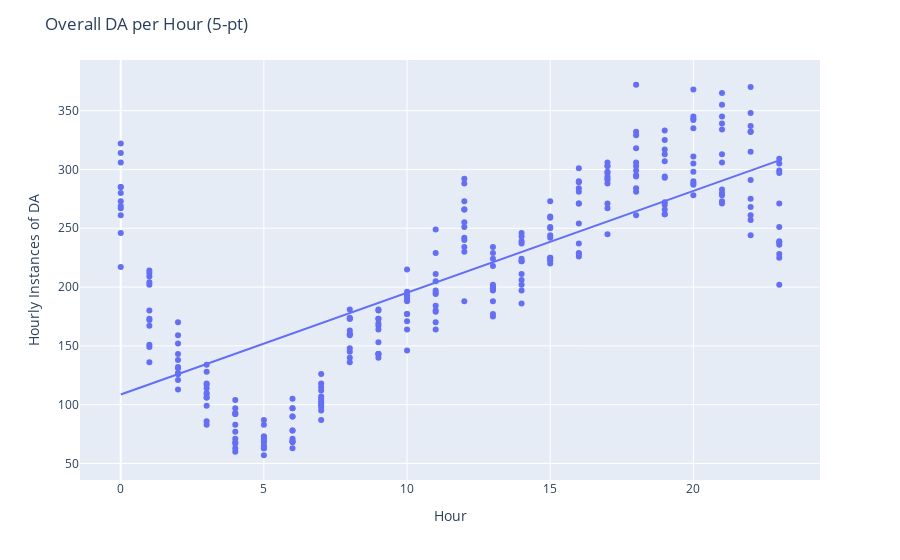

The code cell stored with this chart in its notebook:
### Code cell
overall_hourly_fig = px.scatter(df,
    x='Hour',
    y='Frequency',
    # color='Month',  
    # symbol='Month',
    trendline='ols',
    # trendline_options=dict(window=5)
)

overall_hourly_fig.update_layout(
    yaxis_title='Hourly Instances of DA',
    title_text='Overall DA per Hour (5-pt)'
)

overall_hourly_fig.show()
overall_hourly_fig.write_image('../Visuals/DA_Overall_by_Hour.png', engine='kaleido')

### Figure 1 — Plotly figure (JSON) as saved in the notebook; plotly's stock layout.template omitted (floating-point values rounded to 4 significant figures; data arrays with more than 128 entries replaced by an {"elided": "..."} marker saying what was removed)
{"data": [{"hovertemplate": "Hour=%{x}<br>Frequency=%{y}<extra></extra>", "legendgroup": "", "marker": {"color": "#636efa", "symbol": "circle"}, "mode": "markers", "name": "", "orientation": "v", "showlegend": false, "type": "scatter", "x": {"elided": "288 int values"}, "xaxis": "x", "y": {"elided": "288 int values"}, "yaxis": "y"}, {"hovertemplate": "<b>OLS trendline</b><br>Frequency = 8.65467 * Hour + 108.627<br>R<sup>2</sup>=0.526733<br><br>Hour=%{x}<br>Frequency=%{y} <b>(trend)</b><extra></extra>", "legendgroup": "", "marker": {"color": "#636efa", "symbol": "circle"}, "mode": "lines", "name": "", "showlegend": false, "type": "scatter", "x": {"elided": "288 int values"}, "xaxis": "x", "y": {"elided": "288 float values"}, "yaxis": "y"}], "layout": {"legend": {"tracegroupgap": 0}, "margin": {"t": 60}, "title": {"text": "Overall DA per Hour (5-pt)"}, "xaxis": {"anchor": "y", "domain": [0, 1], "title": {"text": "Hour"}}, "yaxis": {"anchor": "x", "domain": [0, 1], "title": {"text": "Hourly Instances of DA"}}}}
